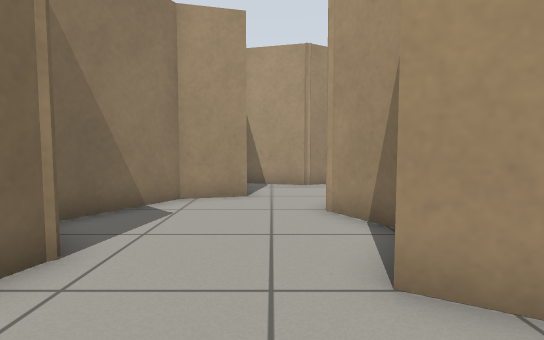
view 1 (above)

20 first-person views from a walk through a world built for the Gazebo simulator. The camera is 0.68 m above the floor, tilts 4° down and sees 80° across. The floor is counted in squares, 0.5 m on a side. Each view is taken from the middle of a square. On the plan, view 1 faces up. The plan holds only what a view shows up to about 14 squares ahead; the rest is blank.

view 2
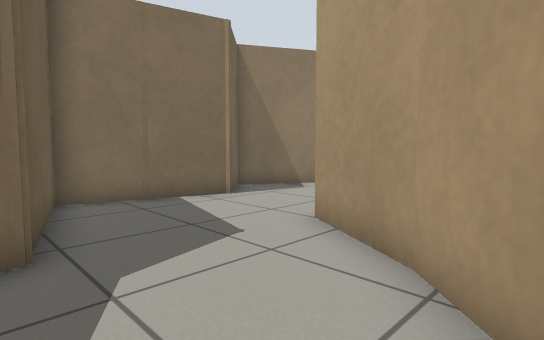

view 3
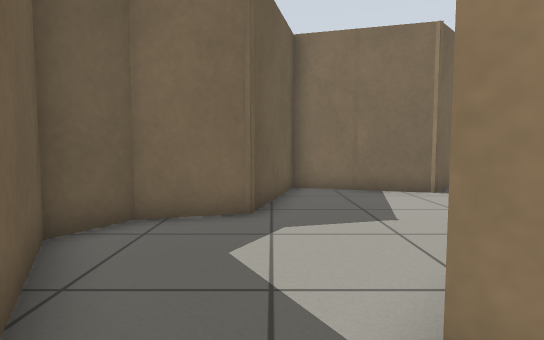

view 4
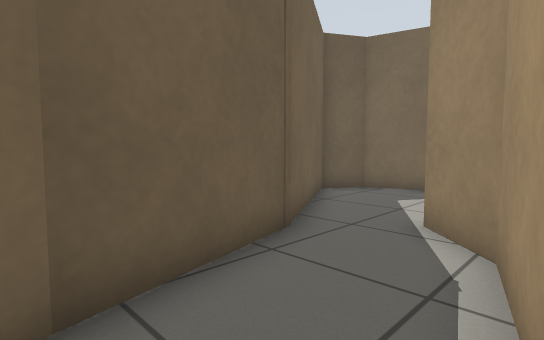

view 5
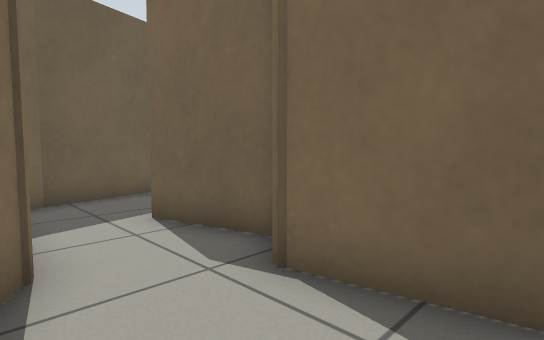

view 6
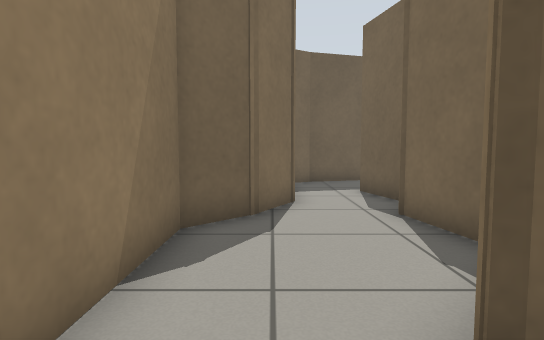

view 7
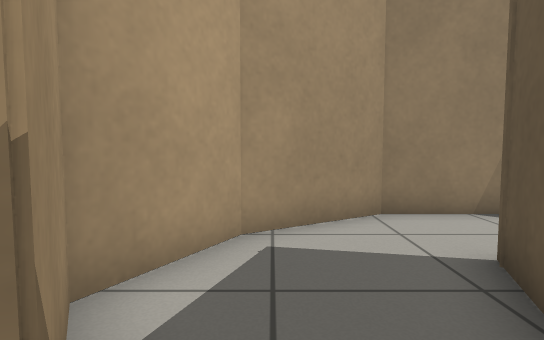

view 8
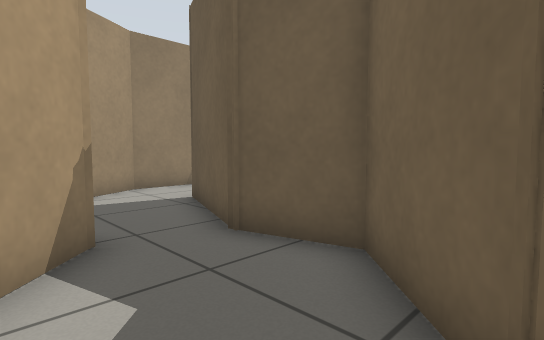

view 9
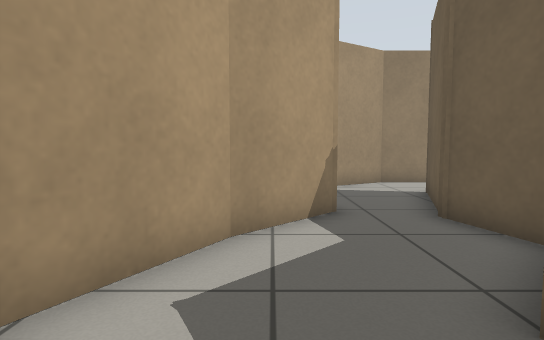

view 10
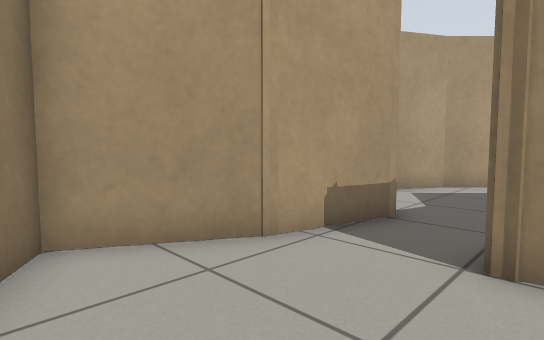

view 11
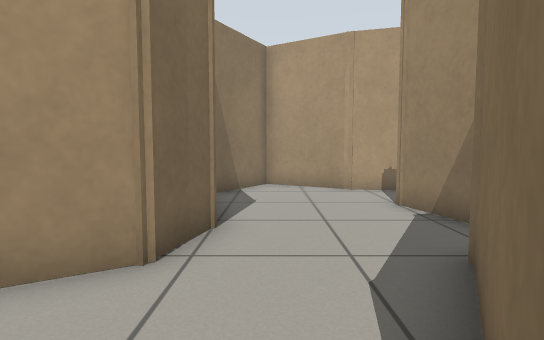

view 12
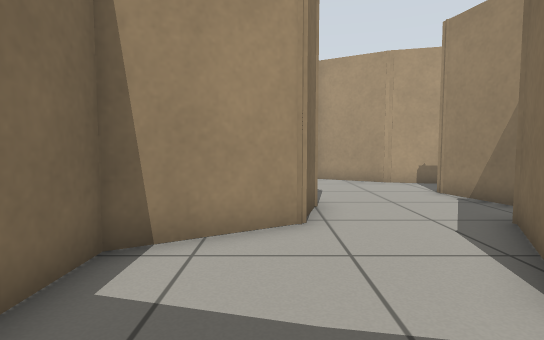

view 13
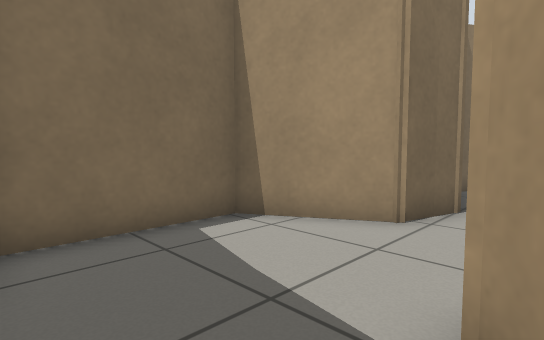

view 14
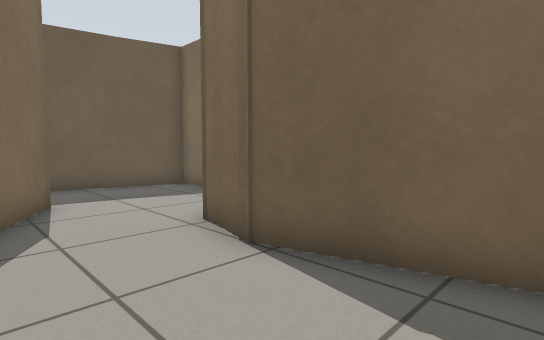

view 15
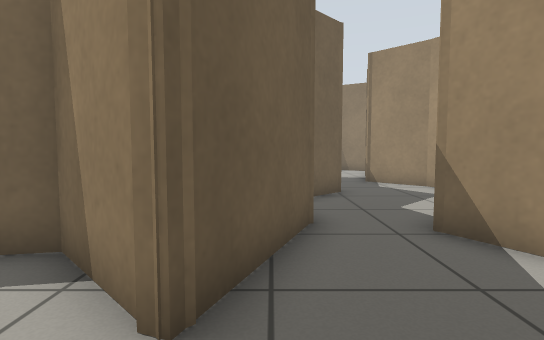

view 16
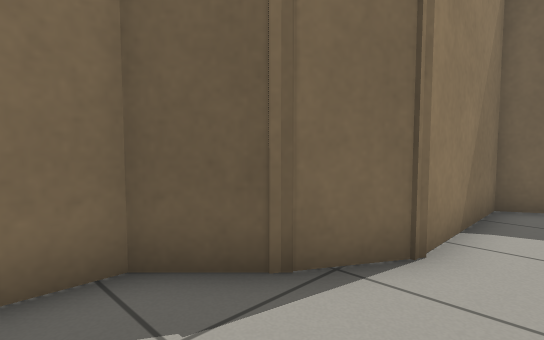

view 17
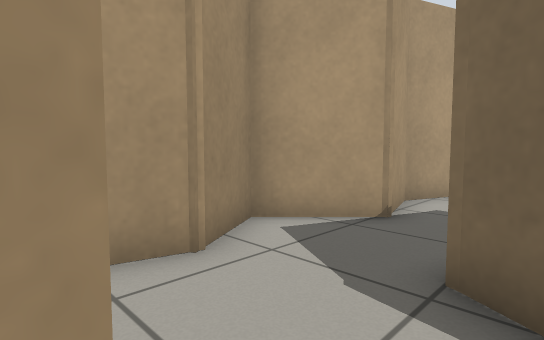

view 18
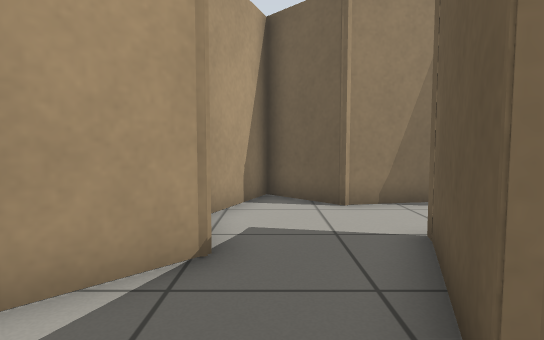

view 19
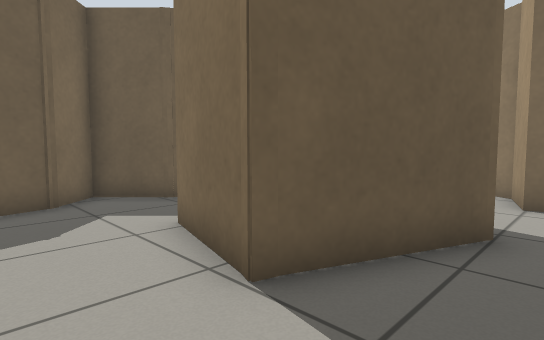

view 20
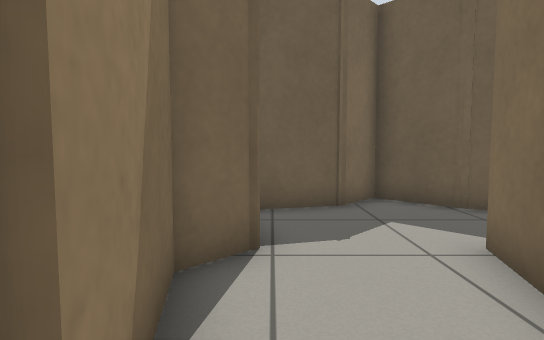

### Floor plan
Ten units are one square. View 1 is at (0, 0); x grows to the right and y downward. Boxes are objects, and circles mark ways between rooms. Rooms are numbered by the first view taken in them; rooms with no view inside come last. Other rooms are left out.
<svg viewBox="-97 -176 237 224">
<path fill="none" stroke="#000" d="M21 -53 11 -70M37 -16 11 -31M19 -82 24 -90 39 -84M49 -3 36 -16M-8 -94 -7 -89 -24 -85 -42 -54 -26 -39 -38 3 4 14 10 36 23 43 59 22M50 -108 31 -127 13 -116 -10 -122M85 -46 93 -19M122 -53 135 -67 135 -108 120 -135 97 -148 78 -137M89 -19 65 -12 52 1M72 -117 107 -104 108 -102 89 -83 94 -54M105 8 115 2 115 -40 125 -57M67 17 106 7M59 22 72 15M-14 -104 -20 -128M-23 -154 -52 -170 -69 -141M31 -132 51 -111 72 -117M18 -164 2 -148 -27 -155M-69 -137 -60 -105 -65 -87 -77 -80M-37 -69 -27 -86M59 -156 33 -171M78 -137 58 -157M-41 -49 -46 -54 -37 -69M-77 -80 -92 -71 -92 -30 -51 -22M81 -46 91 -56 86 -84 103 -102 72 -114 50 -108M36 -20 53 -4 64 -15 83 -20M33 -21 40 -17M39 -84 59 -76 51 -46"/>
<circle cx="50" cy="10" r="3" fill="#2a7"/>
<circle cx="50" cy="-100" r="3" fill="#2a7"/>
<circle cx="80" cy="-130" r="3" fill="#2a7"/>
<circle cx="-60" cy="-80" r="3" fill="#2a7"/>
<text x="10" y="-40">1</text>
<text x="100" y="-60">2</text>
<text x="-10" y="-130">3</text>
<text x="-60" y="-50">4</text>
<text x="60" y="-50">5</text>
</svg>
Room 1 opens to room 2. Room 1 opens to room 5. Room 2 opens to room 3. Room 3 opens to room 4.

Where each view was taken, in squares from view 1:
view 1: 0 up, 0 right, facing up
view 2: 2 down, 5 right, facing up-left
view 3: 1 down, 7 right, facing left
view 4: 2 up, 11 right, facing down-left
view 5: 8 up, 12 right, facing down-left
view 6: 12 up, 12 right, facing down
view 7: 13 up, 7 right, facing right
view 8: 15 up, 3 right, facing down-right
view 9: 15 up, 1 right, facing right
view 10: 12 up, 6 left, facing up-right
view 11: 5 up, 5 left, facing up
view 12: 3 up, 7 left, facing up
view 13: 3 up, 4 left, facing up-left
view 14: 14 up, 3 left, facing down-left
view 15: 11 up, 13 right, facing left
view 16: 8 up, 10 right, facing down-right
view 17: 8 up, 1 left, facing up-right
view 18: 10 up, 1 right, facing right
view 19: 10 up, 8 right, facing down-left
view 20: 9 up, 8 right, facing down
